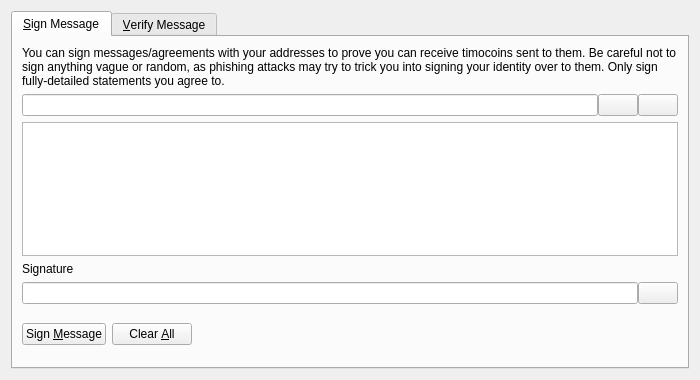
<?xml version="1.0" encoding="UTF-8"?>
<ui version="4.0">
 <class>SignVerifyMessageDialog</class>
 <widget class="QDialog" name="SignVerifyMessageDialog">
  <property name="geometry">
   <rect>
    <x>0</x>
    <y>0</y>
    <width>700</width>
    <height>380</height>
   </rect>
  </property>
  <property name="windowTitle">
   <string>Signatures - Sign / Verify a Message</string>
  </property>
  <property name="modal">
   <bool>true</bool>
  </property>
  <layout class="QVBoxLayout" name="verticalLayout">
   <item>
    <widget class="QTabWidget" name="tabWidget">
     <property name="currentIndex">
      <number>0</number>
     </property>
     <widget class="QWidget" name="tabSignMessage">
      <attribute name="title">
       <string>&amp;Sign Message</string>
      </attribute>
      <layout class="QVBoxLayout" name="verticalLayout_SM">
       <item>
        <widget class="QLabel" name="infoLabel_SM">
         <property name="text">
          <string>You can sign messages/agreements with your addresses to prove you can receive timocoins sent to them. Be careful not to sign anything vague or random, as phishing attacks may try to trick you into signing your identity over to them. Only sign fully-detailed statements you agree to.</string>
         </property>
         <property name="textFormat">
          <enum>Qt::PlainText</enum>
         </property>
         <property name="wordWrap">
          <bool>true</bool>
         </property>
        </widget>
       </item>
       <item>
        <layout class="QHBoxLayout" name="horizontalLayout_1_SM">
         <property name="spacing">
          <number>0</number>
         </property>
         <item>
          <widget class="QValidatedLineEdit" name="addressIn_SM">
           <property name="toolTip">
            <string>The Timocoin address to sign the message with</string>
           </property>
          </widget>
         </item>
         <item>
          <widget class="QPushButton" name="addressBookButton_SM">
           <property name="toolTip">
            <string>Choose previously used address</string>
           </property>
           <property name="text">
            <string/>
           </property>
           <property name="icon">
            <iconset resource="../bitcoin.qrc">
             <normaloff>:/icons/address-book</normaloff>:/icons/address-book</iconset>
           </property>
           <property name="shortcut">
            <string>Alt+A</string>
           </property>
           <property name="autoDefault">
            <bool>false</bool>
           </property>
          </widget>
         </item>
         <item>
          <widget class="QPushButton" name="pasteButton_SM">
           <property name="toolTip">
            <string>Paste address from clipboard</string>
           </property>
           <property name="text">
            <string/>
           </property>
           <property name="icon">
            <iconset resource="../bitcoin.qrc">
             <normaloff>:/icons/editpaste</normaloff>:/icons/editpaste</iconset>
           </property>
           <property name="shortcut">
            <string>Alt+P</string>
           </property>
           <property name="autoDefault">
            <bool>false</bool>
           </property>
          </widget>
         </item>
        </layout>
       </item>
       <item>
        <widget class="QPlainTextEdit" name="messageIn_SM">
         <property name="toolTip">
          <string>Enter the message you want to sign here</string>
         </property>
        </widget>
       </item>
       <item>
        <widget class="QLabel" name="signatureLabel_SM">
         <property name="text">
          <string>Signature</string>
         </property>
         <property name="textFormat">
          <enum>Qt::PlainText</enum>
         </property>
        </widget>
       </item>
       <item>
        <layout class="QHBoxLayout" name="horizontalLayout_2_SM">
         <property name="spacing">
          <number>0</number>
         </property>
         <item>
          <widget class="QLineEdit" name="signatureOut_SM">
           <property name="font">
            <font>
             <italic>true</italic>
            </font>
           </property>
           <property name="readOnly">
            <bool>true</bool>
           </property>
          </widget>
         </item>
         <item>
          <widget class="QPushButton" name="copySignatureButton_SM">
           <property name="toolTip">
            <string>Copy the current signature to the system clipboard</string>
           </property>
           <property name="text">
            <string/>
           </property>
           <property name="icon">
            <iconset resource="../bitcoin.qrc">
             <normaloff>:/icons/editcopy</normaloff>:/icons/editcopy</iconset>
           </property>
           <property name="autoDefault">
            <bool>false</bool>
           </property>
          </widget>
         </item>
        </layout>
       </item>
       <item>
        <layout class="QHBoxLayout" name="horizontalLayout_3_SM">
         <item>
          <widget class="QPushButton" name="signMessageButton_SM">
           <property name="toolTip">
            <string>Sign the message to prove you own this Timocoin address</string>
           </property>
           <property name="text">
            <string>Sign &amp;Message</string>
           </property>
           <property name="icon">
            <iconset resource="../bitcoin.qrc">
             <normaloff>:/icons/edit</normaloff>:/icons/edit</iconset>
           </property>
           <property name="autoDefault">
            <bool>false</bool>
           </property>
          </widget>
         </item>
         <item>
          <widget class="QPushButton" name="clearButton_SM">
           <property name="toolTip">
            <string>Reset all sign message fields</string>
           </property>
           <property name="text">
            <string>Clear &amp;All</string>
           </property>
           <property name="icon">
            <iconset resource="../bitcoin.qrc">
             <normaloff>:/icons/remove</normaloff>:/icons/remove</iconset>
           </property>
           <property name="autoDefault">
            <bool>false</bool>
           </property>
          </widget>
         </item>
         <item>
          <spacer name="horizontalSpacer_1_SM">
           <property name="orientation">
            <enum>Qt::Horizontal</enum>
           </property>
           <property name="sizeHint" stdset="0">
            <size>
             <width>40</width>
             <height>48</height>
            </size>
           </property>
          </spacer>
         </item>
         <item>
          <widget class="QLabel" name="statusLabel_SM">
           <property name="font">
            <font>
             <weight>75</weight>
             <bold>true</bold>
            </font>
           </property>
           <property name="text">
            <string/>
           </property>
           <property name="wordWrap">
            <bool>true</bool>
           </property>
          </widget>
         </item>
         <item>
          <spacer name="horizontalSpacer_2_SM">
           <property name="orientation">
            <enum>Qt::Horizontal</enum>
           </property>
           <property name="sizeHint" stdset="0">
            <size>
             <width>40</width>
             <height>48</height>
            </size>
           </property>
          </spacer>
         </item>
        </layout>
       </item>
      </layout>
     </widget>
     <widget class="QWidget" name="tabVerifyMessage">
      <attribute name="title">
       <string>&amp;Verify Message</string>
      </attribute>
      <layout class="QVBoxLayout" name="verticalLayout_VM">
       <item>
        <widget class="QLabel" name="infoLabel_VM">
         <property name="text">
          <string>Enter the receiver's address, message (ensure you copy line breaks, spaces, tabs, etc. exactly) and signature below to verify the message. Be careful not to read more into the signature than what is in the signed message itself, to avoid being tricked by a man-in-the-middle attack. Note that this only proves the signing party receives with the address, it cannot prove sendership of any transaction!</string>
         </property>
         <property name="textFormat">
          <enum>Qt::PlainText</enum>
         </property>
         <property name="alignment">
          <set>Qt::AlignLeading|Qt::AlignLeft|Qt::AlignTop</set>
         </property>
         <property name="wordWrap">
          <bool>true</bool>
         </property>
        </widget>
       </item>
       <item>
        <layout class="QHBoxLayout" name="horizontalLayout_1_VM">
         <property name="spacing">
          <number>0</number>
         </property>
         <item>
          <widget class="QValidatedLineEdit" name="addressIn_VM">
           <property name="toolTip">
            <string>The Timocoin address the message was signed with</string>
           </property>
          </widget>
         </item>
         <item>
          <widget class="QPushButton" name="addressBookButton_VM">
           <property name="toolTip">
            <string>Choose previously used address</string>
           </property>
           <property name="text">
            <string/>
           </property>
           <property name="icon">
            <iconset resource="../bitcoin.qrc">
             <normaloff>:/icons/address-book</normaloff>:/icons/address-book</iconset>
           </property>
           <property name="shortcut">
            <string>Alt+A</string>
           </property>
           <property name="autoDefault">
            <bool>false</bool>
           </property>
          </widget>
         </item>
        </layout>
       </item>
       <item>
        <widget class="QPlainTextEdit" name="messageIn_VM"/>
       </item>
       <item>
        <widget class="QValidatedLineEdit" name="signatureIn_VM"/>
       </item>
       <item>
        <layout class="QHBoxLayout" name="horizontalLayout_2_VM">
         <item>
          <widget class="QPushButton" name="verifyMessageButton_VM">
           <property name="toolTip">
            <string>Verify the message to ensure it was signed with the specified Timocoin address</string>
           </property>
           <property name="text">
            <string>Verify &amp;Message</string>
           </property>
           <property name="icon">
            <iconset resource="../bitcoin.qrc">
             <normaloff>:/icons/transaction_0</normaloff>:/icons/transaction_0</iconset>
           </property>
           <property name="autoDefault">
            <bool>false</bool>
           </property>
          </widget>
         </item>
         <item>
          <widget class="QPushButton" name="clearButton_VM">
           <property name="toolTip">
            <string>Reset all verify message fields</string>
           </property>
           <property name="text">
            <string>Clear &amp;All</string>
           </property>
           <property name="icon">
            <iconset resource="../bitcoin.qrc">
             <normaloff>:/icons/remove</normaloff>:/icons/remove</iconset>
           </property>
           <property name="autoDefault">
            <bool>false</bool>
           </property>
          </widget>
         </item>
         <item>
          <spacer name="horizontalSpacer_1_VM">
           <property name="orientation">
            <enum>Qt::Horizontal</enum>
           </property>
           <property name="sizeHint" stdset="0">
            <size>
             <width>40</width>
             <height>48</height>
            </size>
           </property>
          </spacer>
         </item>
         <item>
          <widget class="QLabel" name="statusLabel_VM">
           <property name="font">
            <font>
             <weight>75</weight>
             <bold>true</bold>
            </font>
           </property>
           <property name="text">
            <string/>
           </property>
           <property name="wordWrap">
            <bool>true</bool>
           </property>
          </widget>
         </item>
         <item>
          <spacer name="horizontalSpacer_2_VM">
           <property name="orientation">
            <enum>Qt::Horizontal</enum>
           </property>
           <property name="sizeHint" stdset="0">
            <size>
             <width>40</width>
             <height>48</height>
            </size>
           </property>
          </spacer>
         </item>
        </layout>
       </item>
      </layout>
     </widget>
    </widget>
   </item>
  </layout>
 </widget>
 <customwidgets>
  <customwidget>
   <class>QValidatedLineEdit</class>
   <extends>QLineEdit</extends>
   <header>qvalidatedlineedit.h</header>
  </customwidget>
 </customwidgets>
 <resources>
  <include location="../bitcoin.qrc"/>
 </resources>
 <connections/>
</ui>
